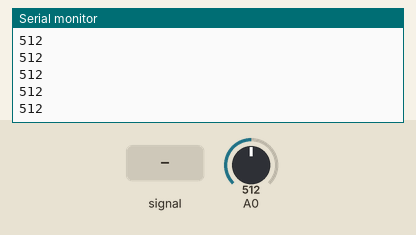
Simulated run of this sketch. Board: Arduino Uno, built with avr-gcc and run on an emulated ATmega328P. Shown: the last lines printed to the serial monitor. The test bench sets the inputs (shaded band); at power-on: A0 = 512.

Above: at 3.2 s.
3.3 s: A0 fed a 200 Hz sine of ±81 counts around its level
At 3.34 s:
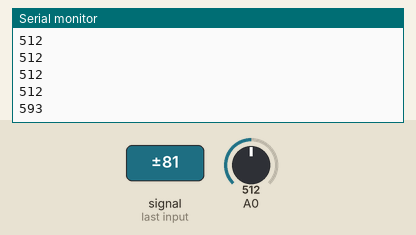
4.8 s: A0 set to 716
At 4.89 s:
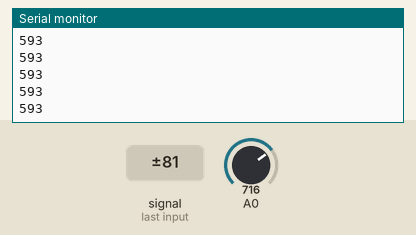
6.3 s: A0 fed a 1000 Hz sine of ±255 counts around its level
At 6.45 s:
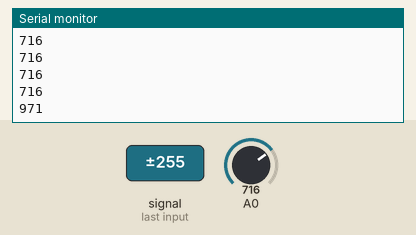
7.8 s: A0 set to 900
At 7.9 s:
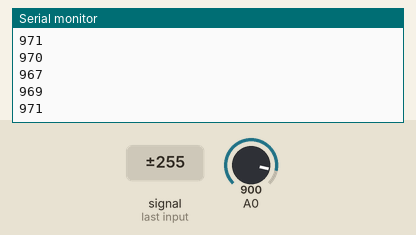
Timing chart, 0 to 10.3 s (numbered marks = the images above; inputs shaded):
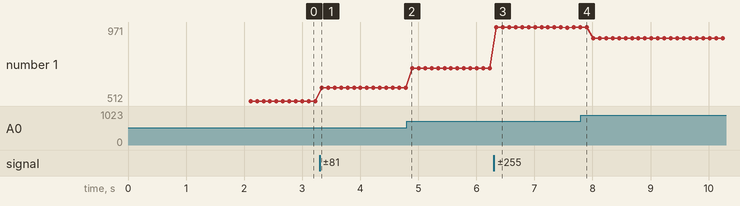

Measured:
- after the input at 3.3 s, the serial monitor: prints a new line at once (image 1)
- after the input at 6.3 s, the serial monitor: prints a new line at once (image 3)
- plotted number 1: 512 → 593 after the input at 3.3 s, 593 → 716 after the input at 4.8 s, 716 → 971 after the input at 6.3 s, 971 → 900 after the input at 7.8 s

The sketch:

ESP8266_MIC_TEST_SAMPLED.ino
```cpp
#define micTotal 1000

int micValue = 0;
int micPeak = 0;
int micCount = 0;

void setup() {
  // put your setup code here, to run once:
  Serial.begin(115200);
  delay(2000);
}

void loop() {
  // put your main code here, to run repeatedly:
  micValue = analogRead(A0);

  if (micCount == micTotal) {
    Serial.println(micPeak);
    micPeak = 0;
    micCount = 0;
  } else {
    if (micValue > micPeak) {
      micPeak = micValue;
    }
    micCount++;
  }
}
```
